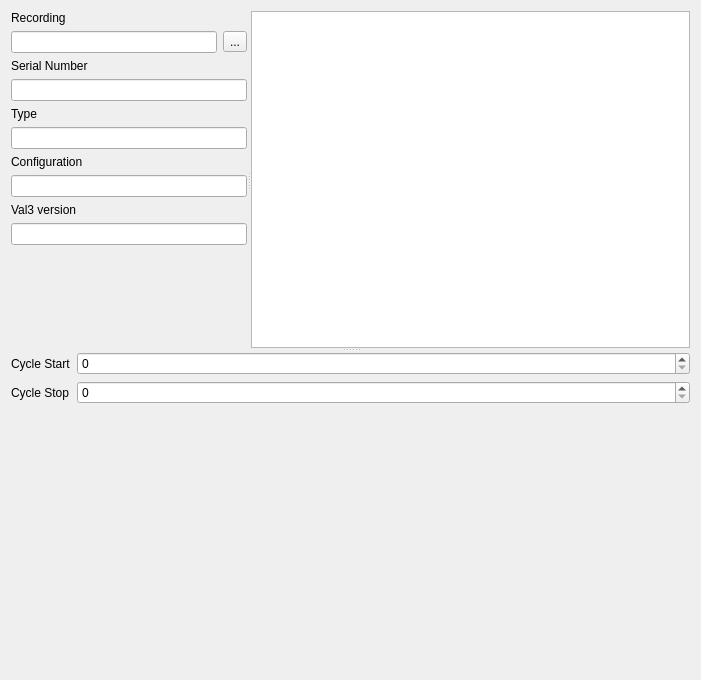
<?xml version="1.0" encoding="UTF-8"?>
<ui version="4.0">
 <class>FormProjectData</class>
 <widget class="QWidget" name="FormProjectData">
  <property name="geometry">
   <rect>
    <x>0</x>
    <y>0</y>
    <width>701</width>
    <height>680</height>
   </rect>
  </property>
  <property name="windowTitle">
   <string>Form</string>
  </property>
  <layout class="QVBoxLayout" name="verticalLayout_2">
   <item>
    <widget class="QSplitter" name="splitter_2">
     <property name="orientation">
      <enum>Qt::Vertical</enum>
     </property>
     <widget class="QSplitter" name="splitter">
      <property name="orientation">
       <enum>Qt::Horizontal</enum>
      </property>
      <widget class="QWidget" name="layoutWidget">
       <layout class="QVBoxLayout" name="verticalLayout" stretch="0,0,0,0,0,0,0,0,0,0,0">
        <item>
         <widget class="QLabel" name="label_5">
          <property name="text">
           <string>Recording</string>
          </property>
         </widget>
        </item>
        <item>
         <layout class="QHBoxLayout" name="horizontalLayout">
          <item>
           <widget class="QLineEdit" name="leRecording">
            <property name="readOnly">
             <bool>true</bool>
            </property>
           </widget>
          </item>
          <item>
           <widget class="QToolButton" name="tbSelectRecording">
            <property name="text">
             <string>...</string>
            </property>
           </widget>
          </item>
         </layout>
        </item>
        <item>
         <widget class="QLabel" name="label">
          <property name="text">
           <string>Serial Number</string>
          </property>
         </widget>
        </item>
        <item>
         <widget class="QLineEdit" name="leSerialNumber">
          <property name="readOnly">
           <bool>true</bool>
          </property>
         </widget>
        </item>
        <item>
         <widget class="QLabel" name="label_2">
          <property name="text">
           <string>Type</string>
          </property>
         </widget>
        </item>
        <item>
         <widget class="QLineEdit" name="leType">
          <property name="readOnly">
           <bool>true</bool>
          </property>
         </widget>
        </item>
        <item>
         <widget class="QLabel" name="label_3">
          <property name="text">
           <string>Configuration</string>
          </property>
         </widget>
        </item>
        <item>
         <widget class="QLineEdit" name="leConfiguration">
          <property name="readOnly">
           <bool>true</bool>
          </property>
         </widget>
        </item>
        <item>
         <widget class="QLabel" name="label_4">
          <property name="text">
           <string>Val3 version</string>
          </property>
         </widget>
        </item>
        <item>
         <widget class="QLineEdit" name="leVal3Version">
          <property name="readOnly">
           <bool>true</bool>
          </property>
         </widget>
        </item>
        <item>
         <spacer name="verticalSpacer">
          <property name="orientation">
           <enum>Qt::Vertical</enum>
          </property>
          <property name="sizeHint" stdset="0">
           <size>
            <width>20</width>
            <height>40</height>
           </size>
          </property>
         </spacer>
        </item>
       </layout>
      </widget>
      <widget class="QTableView" name="tableView"/>
     </widget>
     <widget class="QWidget" name="layoutWidget">
      <layout class="QHBoxLayout" name="horizontalLayout_2">
       <item>
        <layout class="QFormLayout" name="formLayout">
         <item row="0" column="0">
          <widget class="QLabel" name="label_6">
           <property name="text">
            <string>Cycle Start</string>
           </property>
          </widget>
         </item>
         <item row="0" column="1">
          <widget class="QSpinBox" name="spCycleStart">
           <property name="singleStep">
            <number>20</number>
           </property>
          </widget>
         </item>
         <item row="1" column="0">
          <widget class="QLabel" name="label_7">
           <property name="text">
            <string>Cycle Stop</string>
           </property>
          </widget>
         </item>
         <item row="1" column="1">
          <widget class="QSpinBox" name="spCyleStop">
           <property name="singleStep">
            <number>20</number>
           </property>
          </widget>
         </item>
         <item row="2" column="0" colspan="2">
          <widget class="QWidget" name="widget" native="true">
           <property name="minimumSize">
            <size>
             <width>0</width>
             <height>200</height>
            </size>
           </property>
          </widget>
         </item>
        </layout>
       </item>
      </layout>
     </widget>
    </widget>
   </item>
  </layout>
 </widget>
 <resources/>
 <connections/>
</ui>
